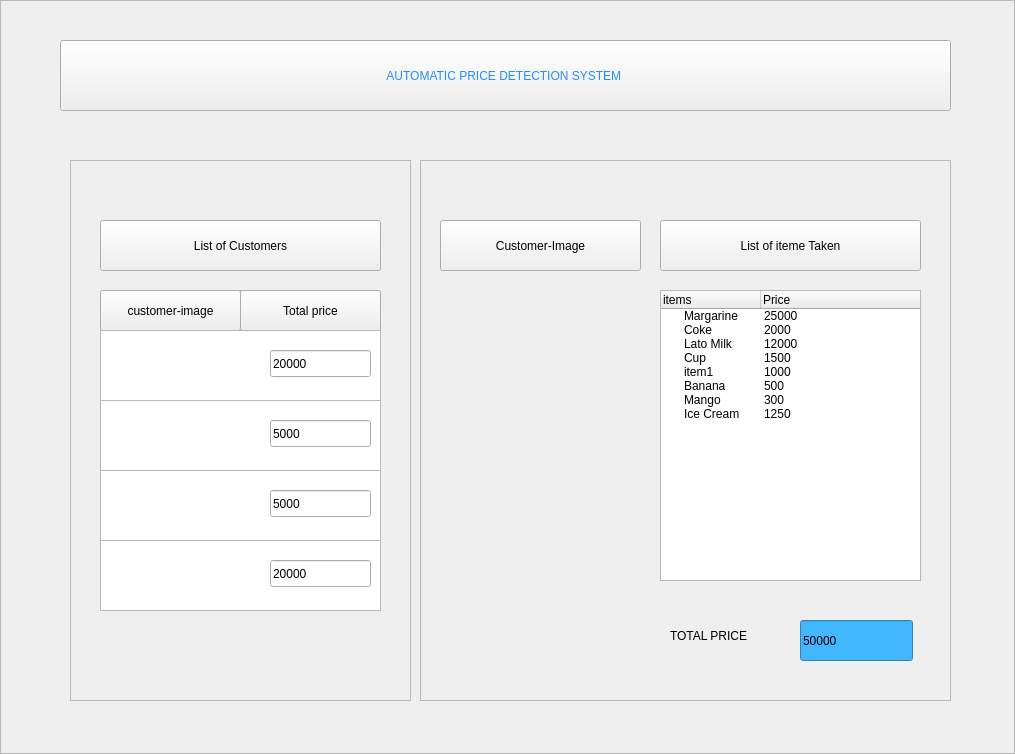
<?xml version="1.0" encoding="UTF-8"?>
<ui version="4.0">
 <class>Frame</class>
 <widget class="QFrame" name="Frame">
  <property name="geometry">
   <rect>
    <x>0</x>
    <y>0</y>
    <width>1015</width>
    <height>754</height>
   </rect>
  </property>
  <property name="windowTitle">
   <string>Frame</string>
  </property>
  <property name="frameShape">
   <enum>QFrame::StyledPanel</enum>
  </property>
  <property name="frameShadow">
   <enum>QFrame::Raised</enum>
  </property>
  <property name="lineWidth">
   <number>5</number>
  </property>
  <widget class="QFrame" name="frame">
   <property name="geometry">
    <rect>
     <x>70</x>
     <y>160</y>
     <width>341</width>
     <height>541</height>
    </rect>
   </property>
   <property name="frameShape">
    <enum>QFrame::StyledPanel</enum>
   </property>
   <property name="frameShadow">
    <enum>QFrame::Raised</enum>
   </property>
   <widget class="QLineEdit" name="lineEdit_2">
    <property name="geometry">
     <rect>
      <x>30</x>
      <y>130</y>
      <width>281</width>
      <height>41</height>
     </rect>
    </property>
    <property name="text">
     <string>                         </string>
    </property>
   </widget>
   <widget class="QPushButton" name="pushButton">
    <property name="geometry">
     <rect>
      <x>30</x>
      <y>60</y>
      <width>281</width>
      <height>51</height>
     </rect>
    </property>
    <property name="text">
     <string>List of Customers</string>
    </property>
   </widget>
   <widget class="QListWidget" name="listWidget">
    <property name="geometry">
     <rect>
      <x>30</x>
      <y>170</y>
      <width>281</width>
      <height>281</height>
     </rect>
    </property>
   </widget>
   <widget class="QPushButton" name="pushButton_2">
    <property name="geometry">
     <rect>
      <x>30</x>
      <y>130</y>
      <width>141</width>
      <height>41</height>
     </rect>
    </property>
    <property name="text">
     <string>customer-image</string>
    </property>
   </widget>
   <widget class="QPushButton" name="pushButton_3">
    <property name="geometry">
     <rect>
      <x>170</x>
      <y>130</y>
      <width>141</width>
      <height>41</height>
     </rect>
    </property>
    <property name="text">
     <string>Total price</string>
    </property>
   </widget>
   <widget class="QFrame" name="frame_3">
    <property name="geometry">
     <rect>
      <x>30</x>
      <y>170</y>
      <width>281</width>
      <height>71</height>
     </rect>
    </property>
    <property name="frameShape">
     <enum>QFrame::StyledPanel</enum>
    </property>
    <property name="frameShadow">
     <enum>QFrame::Raised</enum>
    </property>
    <widget class="QLabel" name="label_3">
     <property name="geometry">
      <rect>
       <x>-3</x>
       <y>6</y>
       <width>81</width>
       <height>61</height>
      </rect>
     </property>
     <property name="text">
      <string/>
     </property>
     <property name="pixmap">
      <pixmap>../../../../../../../../../../../home/trustgodbro/Desktop/img_avatar2.png</pixmap>
     </property>
     <property name="scaledContents">
      <bool>true</bool>
     </property>
    </widget>
    <widget class="QLineEdit" name="lineEdit_6">
     <property name="geometry">
      <rect>
       <x>170</x>
       <y>20</y>
       <width>101</width>
       <height>27</height>
      </rect>
     </property>
     <property name="text">
      <string>20000</string>
     </property>
    </widget>
    <zorder>label_3</zorder>
    <zorder>lineEdit_6</zorder>
    <zorder>dial</zorder>
   </widget>
   <widget class="QFrame" name="frame_6">
    <property name="geometry">
     <rect>
      <x>30</x>
      <y>240</y>
      <width>281</width>
      <height>71</height>
     </rect>
    </property>
    <property name="frameShape">
     <enum>QFrame::StyledPanel</enum>
    </property>
    <property name="frameShadow">
     <enum>QFrame::Raised</enum>
    </property>
    <widget class="QLabel" name="label_6">
     <property name="geometry">
      <rect>
       <x>-3</x>
       <y>6</y>
       <width>81</width>
       <height>61</height>
      </rect>
     </property>
     <property name="text">
      <string/>
     </property>
     <property name="pixmap">
      <pixmap>../../../../../../../../../../../home/trustgodbro/Desktop/img_avatar5.png</pixmap>
     </property>
     <property name="scaledContents">
      <bool>true</bool>
     </property>
    </widget>
    <widget class="QLineEdit" name="lineEdit_9">
     <property name="geometry">
      <rect>
       <x>170</x>
       <y>20</y>
       <width>101</width>
       <height>27</height>
      </rect>
     </property>
     <property name="text">
      <string>5000</string>
     </property>
    </widget>
   </widget>
   <widget class="QFrame" name="frame_4">
    <property name="geometry">
     <rect>
      <x>30</x>
      <y>310</y>
      <width>281</width>
      <height>71</height>
     </rect>
    </property>
    <property name="frameShape">
     <enum>QFrame::StyledPanel</enum>
    </property>
    <property name="frameShadow">
     <enum>QFrame::Raised</enum>
    </property>
    <widget class="QLabel" name="label_4">
     <property name="geometry">
      <rect>
       <x>-3</x>
       <y>6</y>
       <width>81</width>
       <height>61</height>
      </rect>
     </property>
     <property name="text">
      <string/>
     </property>
     <property name="pixmap">
      <pixmap>../../../../../../../../../../../home/trustgodbro/Desktop/img_avatar3.png</pixmap>
     </property>
     <property name="scaledContents">
      <bool>true</bool>
     </property>
    </widget>
    <widget class="QLineEdit" name="lineEdit_7">
     <property name="geometry">
      <rect>
       <x>170</x>
       <y>20</y>
       <width>101</width>
       <height>27</height>
      </rect>
     </property>
     <property name="text">
      <string>5000</string>
     </property>
    </widget>
    <zorder>label_4</zorder>
    <zorder>lineEdit_7</zorder>
    <zorder>listWidget</zorder>
   </widget>
   <widget class="QFrame" name="frame_5">
    <property name="geometry">
     <rect>
      <x>30</x>
      <y>380</y>
      <width>281</width>
      <height>71</height>
     </rect>
    </property>
    <property name="frameShape">
     <enum>QFrame::StyledPanel</enum>
    </property>
    <property name="frameShadow">
     <enum>QFrame::Raised</enum>
    </property>
    <widget class="QLabel" name="label_5">
     <property name="geometry">
      <rect>
       <x>-3</x>
       <y>6</y>
       <width>81</width>
       <height>61</height>
      </rect>
     </property>
     <property name="text">
      <string/>
     </property>
     <property name="pixmap">
      <pixmap>../../../../../../../../../../../home/trustgodbro/Desktop/img_avatar4.png</pixmap>
     </property>
     <property name="scaledContents">
      <bool>true</bool>
     </property>
    </widget>
    <widget class="QLineEdit" name="lineEdit_8">
     <property name="geometry">
      <rect>
       <x>170</x>
       <y>20</y>
       <width>101</width>
       <height>27</height>
      </rect>
     </property>
     <property name="text">
      <string>20000</string>
     </property>
    </widget>
   </widget>
   <zorder>lineEdit_2</zorder>
   <zorder>pushButton</zorder>
   <zorder>pushButton_3</zorder>
   <zorder>pushButton_2</zorder>
   <zorder>listWidget</zorder>
   <zorder>pushButton_2</zorder>
   <zorder>pushButton_3</zorder>
   <zorder>frame_3</zorder>
   <zorder>frame_6</zorder>
   <zorder>frame_4</zorder>
   <zorder>frame_5</zorder>
  </widget>
  <widget class="QFrame" name="frame_2">
   <property name="geometry">
    <rect>
     <x>420</x>
     <y>160</y>
     <width>531</width>
     <height>541</height>
    </rect>
   </property>
   <property name="frameShape">
    <enum>QFrame::StyledPanel</enum>
   </property>
   <property name="frameShadow">
    <enum>QFrame::Raised</enum>
   </property>
   <widget class="QTreeWidget" name="treeWidget">
    <property name="geometry">
     <rect>
      <x>240</x>
      <y>130</y>
      <width>261</width>
      <height>291</height>
     </rect>
    </property>
    <property name="autoScrollMargin">
     <number>16</number>
    </property>
    <column>
     <property name="text">
      <string>items</string>
     </property>
    </column>
    <column>
     <property name="text">
      <string>Price</string>
     </property>
    </column>
    <item>
     <property name="text">
      <string>Margarine</string>
     </property>
     <property name="text">
      <string>25000</string>
     </property>
    </item>
    <item>
     <property name="text">
      <string>Coke</string>
     </property>
     <property name="text">
      <string>2000</string>
     </property>
    </item>
    <item>
     <property name="text">
      <string>Lato Milk</string>
     </property>
     <property name="text">
      <string>12000</string>
     </property>
    </item>
    <item>
     <property name="text">
      <string>Cup</string>
     </property>
     <property name="text">
      <string>1500</string>
     </property>
    </item>
    <item>
     <property name="text">
      <string>item1</string>
     </property>
     <property name="text">
      <string>1000</string>
     </property>
    </item>
    <item>
     <property name="text">
      <string>Banana</string>
     </property>
     <property name="text">
      <string>500</string>
     </property>
    </item>
    <item>
     <property name="text">
      <string>Mango</string>
     </property>
     <property name="text">
      <string>300</string>
     </property>
    </item>
    <item>
     <property name="text">
      <string>Ice Cream</string>
     </property>
     <property name="text">
      <string>1250</string>
     </property>
    </item>
   </widget>
   <widget class="QLineEdit" name="lineEdit_4">
    <property name="geometry">
     <rect>
      <x>380</x>
      <y>460</y>
      <width>113</width>
      <height>41</height>
     </rect>
    </property>
    <property name="styleSheet">
     <string notr="true">background-color: rgb(66, 183, 255);</string>
    </property>
    <property name="text">
     <string>50000</string>
    </property>
   </widget>
   <widget class="QLabel" name="label_2">
    <property name="geometry">
     <rect>
      <x>250</x>
      <y>460</y>
      <width>101</width>
      <height>31</height>
     </rect>
    </property>
    <property name="text">
     <string>TOTAL PRICE</string>
    </property>
   </widget>
   <widget class="QLabel" name="label">
    <property name="geometry">
     <rect>
      <x>20</x>
      <y>130</y>
      <width>201</width>
      <height>181</height>
     </rect>
    </property>
    <property name="text">
     <string/>
    </property>
    <property name="pixmap">
     <pixmap>../../../../../../../../../../../home/trustgodbro/Desktop/img_avatar2.png</pixmap>
    </property>
    <property name="scaledContents">
     <bool>true</bool>
    </property>
   </widget>
   <widget class="QPushButton" name="pushButton_4">
    <property name="geometry">
     <rect>
      <x>20</x>
      <y>60</y>
      <width>201</width>
      <height>51</height>
     </rect>
    </property>
    <property name="text">
     <string>Customer-Image</string>
    </property>
   </widget>
   <widget class="QPushButton" name="pushButton_5">
    <property name="geometry">
     <rect>
      <x>240</x>
      <y>60</y>
      <width>261</width>
      <height>51</height>
     </rect>
    </property>
    <property name="text">
     <string>List of iteme Taken</string>
    </property>
   </widget>
  </widget>
  <widget class="QPushButton" name="pushButton_6">
   <property name="geometry">
    <rect>
     <x>60</x>
     <y>40</y>
     <width>891</width>
     <height>71</height>
    </rect>
   </property>
   <property name="styleSheet">
    <string notr="true">color: rgb(35, 141, 255);
font: 75 14pt &quot;Ubuntu&quot;;</string>
   </property>
   <property name="text">
    <string>AUTOMATIC PRICE DETECTION SYSTEM </string>
   </property>
  </widget>
 </widget>
 <resources/>
 <connections/>
</ui>
